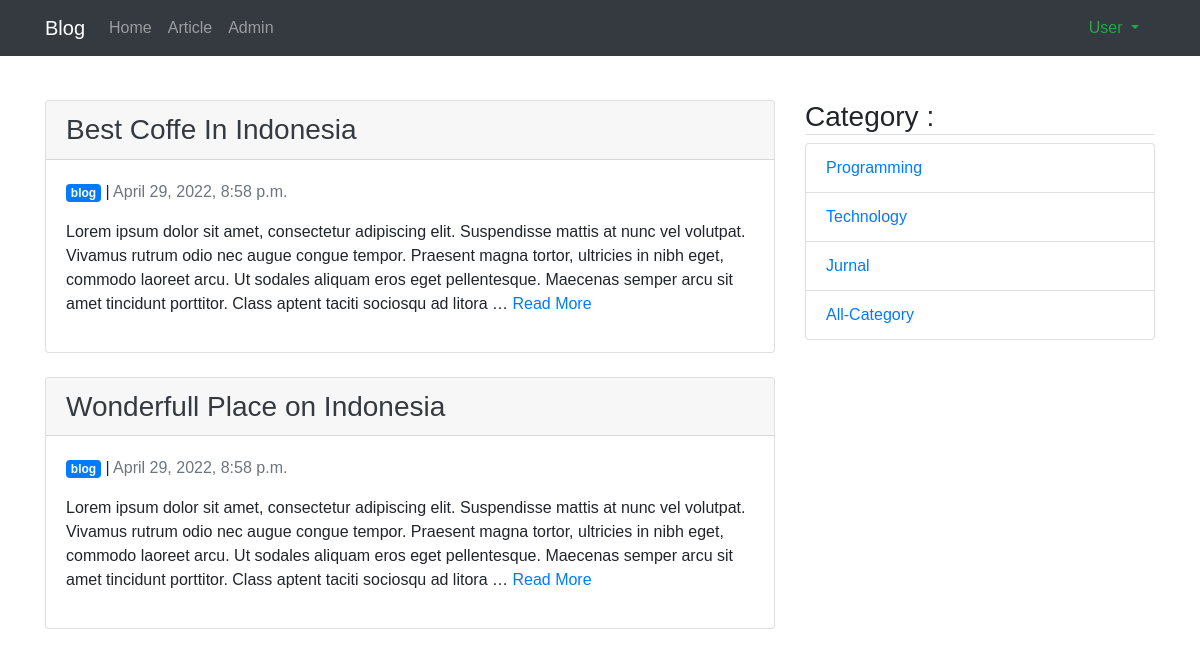
The app's page /article/category/blog/1, older data.
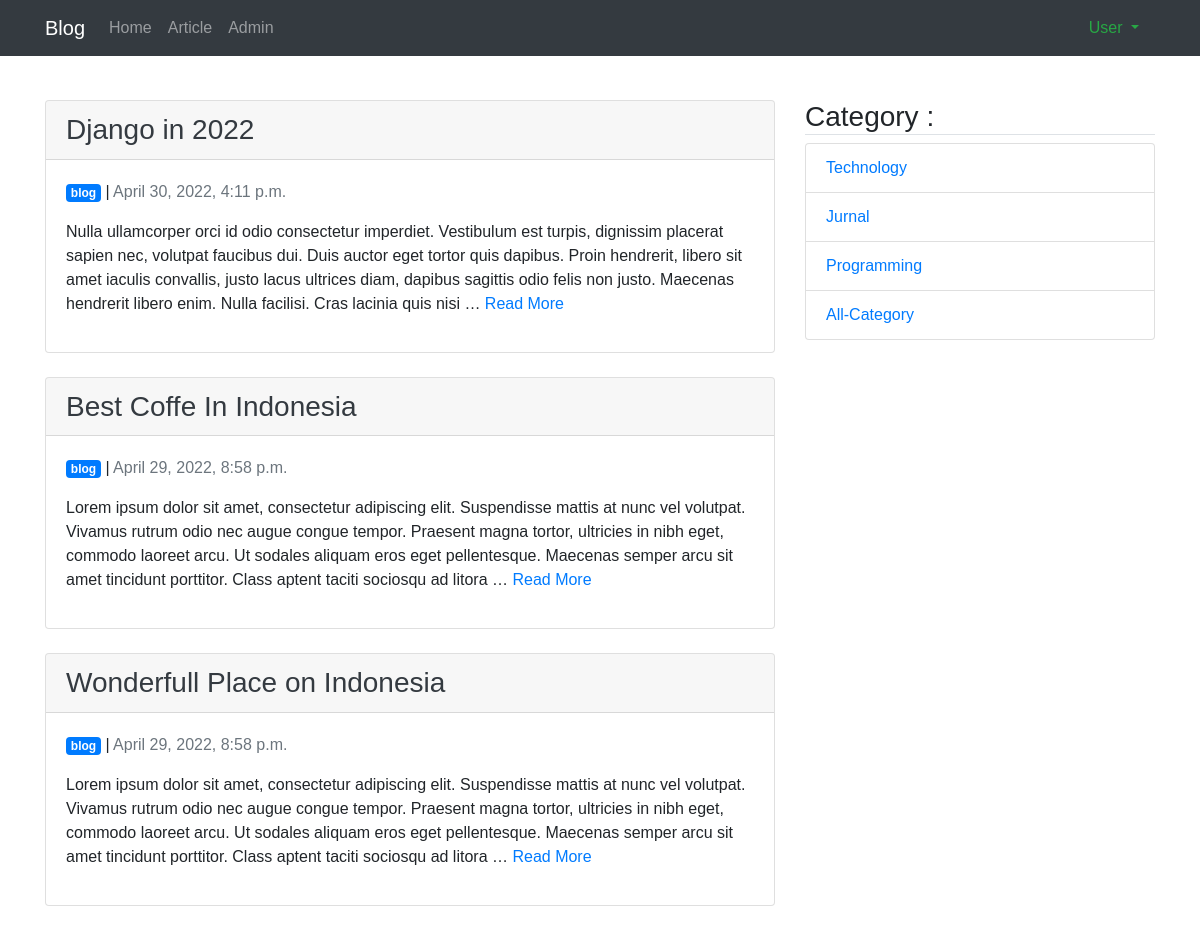
The same page, newer data.
### article/models.py (models this page shows, shortened)
class Article(models.Model):
    LIST_CATEGORY=(
        ('blog','Blog'),
        ('jurnal', 'Jurnal'),
        ('technology', 'Technology'),
        ('programming', 'Programming')
    )
    title = models.CharField(max_length=100)
    content = models.TextField()
    category = models.CharField(max_length=50, default='blog', choices=LIST_CATEGORY)
    published = models.DateTimeField(auto_now_add=True)
    updated = models.DateTimeField(auto_now=True)
    slug = models.SlugField(blank=True, editable=False)

### article/views.py (the view)
# urls.py: path('category/<str:category>/<int:page>', ArticleCategoryListView.as_view(), name='category'),
class ArticleCategoryListView(ListView):
    model = Article
    template_name = 'article/article_category_list.html'
    context_object_name = 'articles'
    ordering = ['-published']
    paginate_by = 3
    extra_context = {}
    def get_queryset(self):
        self.queryset = self.model.objects.filter(category = self.kwargs['category'])
        self.extra_context['active_category'] =  self.kwargs['category']
        queryset = super().get_queryset()
        return queryset
    def get_context_data(self, **kwargs):
        categories = self.model.objects.values_list('category', flat = True).distinct().exclude(category = self.kwargs['category'])
        self.extra_context['categories'] = categories
        context = super().get_context_data(**kwargs)
        return context

### article/templates/article/article_category_list.html (shortened to what this page needs)
{% extends 'base.html' %}
{% block contents %}
    <div class="row">
        <div class="col-md-8">
            {% for article in articles %}
            <div class="card mb-4">
                <div class="card-header">
                    <a class="text-dark h3" href="{% url 'article:detail' article.slug %}">{{article.title}}</a>
                </div>
                <div class="card-body">
                    <p>
                        <span class="badge badge-primary">{{article.category}}</span> | <span class="text-muted">{{article.published|date:"DATETIME_FORMAT"}}</span>
                    </p>
                    <p>
                        {{article.content|truncatewords:50}} <a href="{% url 'article:detail' article.slug %}">Read More</a>
                    </p>
                </div>
            </div>
            {% endfor %}
        </div>
        <div class="col-sm">
            <h3 class="border-bottom">Category : </h3>
            <ul class="list-group">
                {% for category in categories %}
                <li class="list-group-item">
                    <a class="text-capitalize" href="{% url 'article:category' category 1 %}">
                        {{category}}
                    </a>
                </li>
                {% endfor %}
                <li class="list-group-item">
                    <a href="{% url 'article:list' 1 %}">
                        All-Category
                    </a>
                </li>
            </ul>
        </div>
    </div>
{% endblock contents %}

### templates/base.html (shortened to what this page needs)
{% load static %}
<!DOCTYPE html>
<html lang="en">
  <head>
    {% include 'snippets/styles.html' %} {% block app_css %}
    <link rel="stylesheet" href="{% static 'css/styles.css'%}" />
    {% endblock app_css %}
  </head>
  <body>
    {% include 'snippets/navbar.html' %}
    <div class="container" style="margin-top: 100px">
      {% block contents %} {% endblock contents %}
    </div>
  </body>
</html>

### templates/snippets/styles.html
{% load static %}
<link rel="stylesheet" href="{% static 'vendor/bootstrap/bootstrap.css'%}" />

### templates/snippets/navbar.html (shortened to what this page needs)
{% load static %}
<nav class="navbar navbar-expand-lg fixed-top navbar-dark bg-dark" id="myNav">
  <div class="container">
    <a class="navbar-brand" href="{% url 'index' %}"> Blog </a>
    <div class="collapse navbar-collapse" id="navbarSupportedContent">
      <ul class="navbar-nav">
        <li class="nav-item">
          <a class="nav-link {% if request.resolver_match.view_name == 'index' %}active{% endif %}" href="{% url 'index' %}">Home</a>
        </li>
        <li class="nav-item">
          <a class="nav-link {% if request.resolver_match.view_name == 'article:list' %}active{% endif %}" href="{% url 'article:list' 1 %}">Article</a>
        </li>
        <li class="nav-item">
          <a class="nav-link {% if request.resolver_match.view_name == 'admin:index' %}active{% endif %}" href="{% url 'admin:index' %}">Admin</a>
        </li>
      </ul>
      <div class="nav-item dropdown ml-auto">
        <a
          class="nav-link dropdown-toggle text-success"
          href="#"
          id="navbarDropdown"
          role="button"
          data-toggle="dropdown"
          aria-expanded="false"
        >
          User
        </a>
      </div>
    </div>
  </div>
</nav>

### templates/snippets/scripts.html (shortened to what this page needs)
{% load static %}

### static/css/styles.css (style rules this page uses)
body { margin: 0; padding: 0; font-family: Arial, Helvetica, sans-serif; }

Row changes from the older to the newer data that the page shows:
added Article: title "Django in 2022", category "blog", published "April 30, 2022, 4:11 p.m.", content "Nulla ullamcorper orci id odio consectetur imperdiet. Vestibulum est turpis, dignissim placerat sapien nec, volutpat faucibus dui. Duis auctor eget tortor quis dapibus. Proin hendrerit, libero sit amet iaculis convallis, justo lacus ultrices diam, dapibus sagittis odio felis non justo. Maecenas hendrerit libero enim. Nulla facilisi. Cras lacinia quis nisi …"
